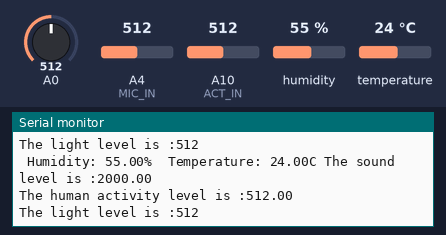
A sketch run on a simulated Arduino Mega 2560, built with avr-gcc and run on an emulated ATmega2560. On the bench: the last lines printed to the serial monitor. Inputs (shaded band) come from the test bench; at power-on: A0 = 512, A4 (MIC_IN) = 512, A10 (ACT_IN) = 512, humidity 55 %, temperature 24 °C.

Above: at 14.0 s.
14.1 s: A0 set to 104
At 14.24 s:
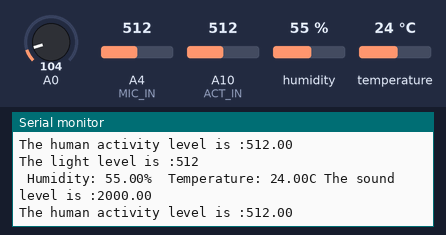
15.6 s: A0 set to 93
At 15.83 s:
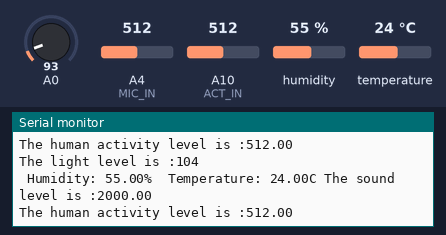
Timing chart, 0 to 18.6 s (numbered marks = the images above; inputs shaded):
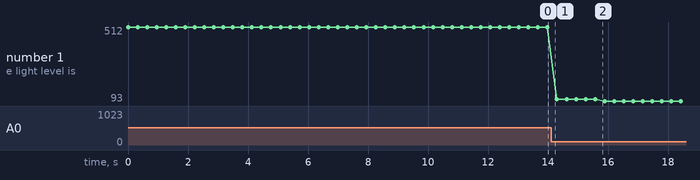

The sketch:

photoresistor.ino
```cpp
#include "DHT.h"

#define DHTPIN A2
#define DHTTYPE DHT11
#define MIC_IN A4
#define ACT_IN A10
int sampleWindow = 50;

DHT dht(DHTPIN, DHTTYPE);
int lightLevel;

void setup() {
  // put your setup code here, to run once:
     Serial.begin(9600);
     pinMode(A0, INPUT);

     dht.begin();
     pinMode( MIC_IN, INPUT );
}

void loop() {
  // put your main code here, to run repeatedly:
  lightLevel = analogRead(A0);
  Serial.print("The light level is :");
  Serial.println(lightLevel);
  float h = dht.readHumidity();
  float t = dht.readTemperature();
  Serial.print(F(" Humidity: "));
  Serial.print(h);
  Serial.print(F("%  Temperature: "));
  Serial.print(t);
  Serial.print(F("C "));
  float soundLevel = analogRead(MIC_IN);
  soundLevel -= 510.0;
  soundLevel *= 1000.0;
  Serial.print("The sound level is :");
  Serial.println(soundLevel);

  float activityLevel = analogRead(ACT_IN);
  Serial.print("The human activity level is :");
  Serial.println(activityLevel);
  delay(250);
}
```

Measured:
- plotted number 1: 512 → 104 after the input at 14.1 s, 104 → 93 after the input at 15.6 s
